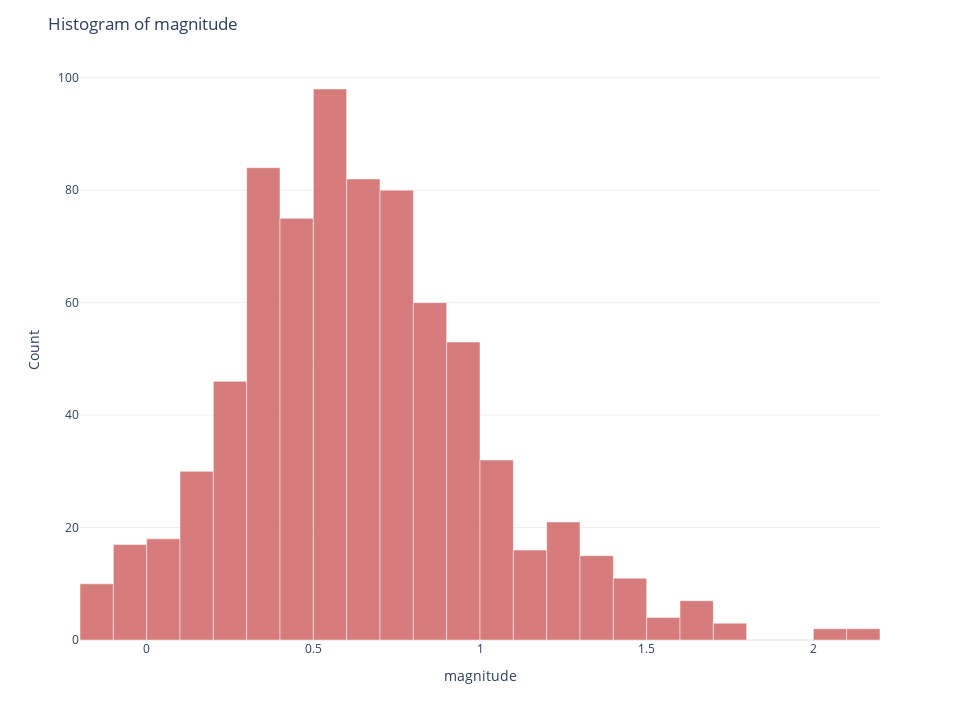

The notebook cell saved with this chart:
### Markdown cell above
### 4. Plotting Histogram

Using the `LqtAnalysis` class instance object, you can also plot the histogram for any given numerical columns:

### Code cell
# setting plotly for static render (delete this import and the render setting in your own scripts to experience plotly interactive, this is just for github deployment in this tutorial)
# import plotly.io as pio
# pio.renderers.default = 'png'  # or 'svg'

# Example of using plot_histogram method
lqt_ready_2.plot_histogram('magnitude')

### Figure 1 — Plotly figure (JSON) as saved in the notebook; plotly's stock layout.template omitted (floating-point values rounded to 4 significant figures; data arrays with more than 128 entries replaced by an {"elided": "..."} marker saying what was removed)
{"data": [{"bingroup": "x", "hovertemplate": "magnitude=%{x}<br>count=%{y}<extra></extra>", "legendgroup": "", "marker": {"color": "indianred", "line": {"color": "white", "width": 0.5}, "opacity": 0.8, "pattern": {"shape": ""}}, "name": "", "orientation": "v", "showlegend": false, "type": "histogram", "x": {"elided": "766 float values"}, "xaxis": "x", "yaxis": "y"}], "layout": {"barmode": "relative", "height": 720, "legend": {"bgcolor": "rgba(255,255,255,0.5)", "tracegroupgap": 0, "x": 0.99, "xanchor": "right", "y": 0.99, "yanchor": "top"}, "margin": {"t": 60}, "showlegend": true, "title": {"text": "Histogram of magnitude"}, "width": 960, "xaxis": {"anchor": "y", "domain": [0, 1], "title": {"text": "magnitude"}}, "yaxis": {"anchor": "x", "domain": [0, 1], "title": {"text": "Count"}}}}
